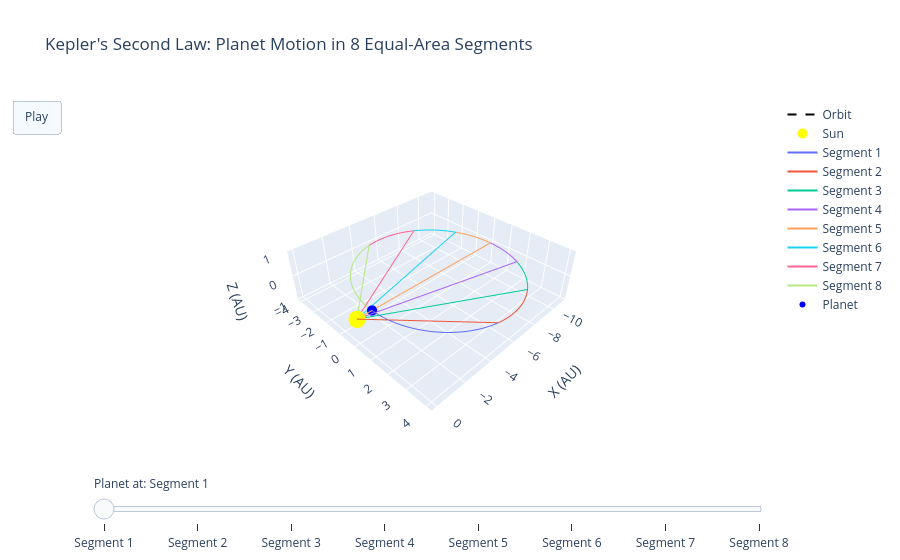

Notebook code cell kept with this figure:
### Code cell
# Orbital parameters
a = 5           # semi-major axis
e = 0.6         # eccentricity
frames_count = 8 # number of equal-area segments

# Compute polar coordinates for the ellipse
theta_full = np.linspace(0, 2*np.pi, 500)
r_full = a * (1 - e**2) / (1 + e * np.cos(theta_full))

# Shift the ellipse so that the Sun is at origin (focus)
f = a * e
x_full = r_full * np.cos(theta_full) - f
y_full = r_full * np.sin(theta_full)
z_full = np.zeros_like(x_full)

# Compute cumulative area to divide into equal-area segments
dtheta = theta_full[1] - theta_full[0]
area_cum = np.cumsum(0.5 * r_full**2 * dtheta)
total_area = area_cum[-1]
segment_area = total_area / frames_count

# Find indices for 8 equal-area segments
segment_indices = [0]
for i in range(1, frames_count):
    idx = np.argmin(np.abs(area_cum - i*segment_area))
    segment_indices.append(idx)
segment_indices.append(len(theta_full)-1)

# Colors for segments
segment_colors = ["#636EFA","#EF553B","#00CC96","#AB63FA",
                  "#FFA15A","#19D3F3","#FF6692","#B6E880"]

# Create figure
fig = go.Figure()

# Full orbit (dashed black)
fig.add_trace(go.Scatter3d(
    x=x_full, y=y_full, z=z_full,
    mode='lines',
    line=dict(color='black', dash='dash'),
    name='Orbit'
))

# Sun at focus
fig.add_trace(go.Scatter3d(
    x=[0], y=[0], z=[0],
    mode='markers',
    marker=dict(size=10, color='yellow'),
    name='Sun'
))

# 8 equal-area segments (thin colored lines)
for i in range(frames_count):
    idx_start = segment_indices[i]
    idx_end = segment_indices[i+1]+1
    fig.add_trace(go.Scatter3d(
        x=np.concatenate(([0], x_full[idx_start:idx_end])),
        y=np.concatenate(([0], y_full[idx_start:idx_end])),
        z=np.zeros(idx_end - idx_start + 1),
        mode='lines',
        line=dict(color=segment_colors[i], width=2),
        name=f'Segment {i+1}'
    ))

# Initial planet position at first segment
planet_x = x_full[segment_indices[0]]
planet_y = y_full[segment_indices[0]]
planet_z = 0

planet_trace = go.Scatter3d(
    x=[planet_x], y=[planet_y], z=[planet_z],
    mode='markers',
    marker=dict(size=6, color='blue'),
    name='Planet'
)
fig.add_trace(planet_trace)

# Frames for slider animation
frames = []
for i in range(frames_count):
    x_pos = x_full[segment_indices[i]]
    y_pos = y_full[segment_indices[i]]
    frames.append(go.Frame(
        data=[go.Scatter3d(
            x=[x_pos], y=[y_pos], z=[0],
            mode='markers',
            marker=dict(size=6, color='blue')
        )],
        name=str(i)
    ))
fig.frames = frames

# Slider configuration
sliders = [dict(
    steps=[dict(method='animate',
                args=[[str(k)],
                      dict(mode='immediate',
                           frame=dict(duration=500, redraw=True),
                           transition=dict(duration=0))],
                label=f'Segment {k+1}') for k in range(frames_count)],
    active=0,
    transition=dict(duration=0),
    x=0, y=0,
    currentvalue=dict(prefix="Planet at: "),
    len=1.0
)]

# Layout
fig.update_layout(
    title="Kepler's Second Law: Planet Motion in 8 Equal-Area Segments",
    scene=dict(
        xaxis=dict(title='X (AU)'),
        yaxis=dict(title='Y (AU)'),
        zaxis=dict(title='Z (AU)'),
        aspectratio=dict(x=1, y=1, z=0.3)
    ),
    updatemenus=[dict(type='buttons',
                      buttons=[dict(label='Play',
                                    method='animate',
                                    args=[None,
                                          dict(frame=dict(duration=500, redraw=True),
                                               fromcurrent=True,
                                               mode='immediate')])])],
    sliders=sliders
)

fig.show()

# Output is not visible in github webpage, refer to Folder/Output-Plotly

### Figure 1 — Plotly figure (JSON) as saved in the notebook; plotly's stock layout.template omitted (floating-point values rounded to 4 significant figures; data arrays with more than 128 entries replaced by an {"elided": "..."} marker saying what was removed)
{"data": [{"line": {"color": "black", "dash": "dash"}, "mode": "lines", "name": "Orbit", "type": "scatter3d", "x": {"elided": "500 float values"}, "y": {"elided": "500 float values"}, "z": {"elided": "500 float values"}}, {"marker": {"color": "yellow", "size": 10}, "mode": "markers", "name": "Sun", "type": "scatter3d", "x": [0], "y": [0], "z": [0]}, {"line": {"color": "#636EFA", "width": 2}, "mode": "lines", "name": "Segment 1", "type": "scatter3d", "x": {"elided": "164 float values"}, "y": {"elided": "164 float values"}, "z": {"elided": "164 float values"}}, {"line": {"color": "#EF553B", "width": 2}, "mode": "lines", "name": "Segment 2", "type": "scatter3d", "x": [0.0, -4.985, -5.053, -5.122, -5.191, -5.262, -5.333, -5.406, -5.478, -5.552, -5.627, -5.702, -5.778, -5.855, -5.933, -6.011, -6.091, -6.17, -6.251, -6.332, -6.414, -6.497, -6.58, -6.664, -6.749, -6.834, -6.919, -7.006, -7.092, -7.179, -7.267, -7.355, -7.443, -7.531, -7.62, -7.709, -7.799, -7.888, -7.977, -8.067, -8.156, -8.245, -8.335, -8.424], "y": [0.0, 3.917, 3.928, 3.938, 3.947, 3.956, 3.964, 3.972, 3.978, 3.984, 3.989, 3.993, 3.996, 3.998, 4.0, 4.0, 3.999, 3.998, 3.995, 3.991, 3.986, 3.98, 3.973, 3.965, 3.955, 3.944, 3.932, 3.918, 3.903, 3.887, 3.869, 3.85, 3.83, 3.808, 3.784, 3.759, 3.732, 3.704, 3.674, 3.642, 3.609, 3.574, 3.537, 3.499], "z": [0.0, 0.0, 0.0, 0.0, 0.0, 0.0, 0.0, 0.0, 0.0, 0.0, 0.0, 0.0, 0.0, 0.0, 0.0, 0.0, 0.0, 0.0, 0.0, 0.0, 0.0, 0.0, 0.0, 0.0, 0.0, 0.0, 0.0, 0.0, 0.0, 0.0, 0.0, 0.0, 0.0, 0.0, 0.0, 0.0, 0.0, 0.0, 0.0, 0.0, 0.0, 0.0, 0.0, 0.0]}, {"line": {"color": "#00CC96", "width": 2}, "mode": "lines", "name": "Segment 3", "type": "scatter3d", "x": [0.0, -8.424, -8.512, -8.601, -8.689, -8.776, -8.863, -8.949, -9.035, -9.12, -9.204, -9.287, -9.37, -9.451, -9.531, -9.609, -9.687, -9.763, -9.837, -9.91, -9.981, -10.05, -10.12, -10.18, -10.25, -10.31, -10.37], "y": [0.0, 3.499, 3.458, 3.416, 3.372, 3.327, 3.279, 3.23, 3.179, 3.126, 3.071, 3.014, 2.955, 2.895, 2.832, 2.768, 2.702, 2.634, 2.565, 2.493, 2.42, 2.345, 2.268, 2.19, 2.11, 2.029, 1.945], "z": [0.0, 0.0, 0.0, 0.0, 0.0, 0.0, 0.0, 0.0, 0.0, 0.0, 0.0, 0.0, 0.0, 0.0, 0.0, 0.0, 0.0, 0.0, 0.0, 0.0, 0.0, 0.0, 0.0, 0.0, 0.0, 0.0, 0.0]}, {"line": {"color": "#AB63FA", "width": 2}, "mode": "lines", "name": "Segment 4", "type": "scatter3d", "x": [0.0, -10.37, -10.43, -10.48, -10.53, -10.58, -10.63, -10.68, -10.72, -10.76, -10.79, -10.83, -10.86, -10.89, -10.91, -10.93, -10.95, -10.97, -10.98, -10.99, -11.0, -11.0], "y": [0.0, 1.945, 1.861, 1.775, 1.687, 1.599, 1.509, 1.417, 1.325, 1.231, 1.137, 1.041, 0.9446, 0.8473, 0.7494, 0.6508, 0.5516, 0.452, 0.3519, 0.2516, 0.151, 0.05036], "z": [0.0, 0.0, 0.0, 0.0, 0.0, 0.0, 0.0, 0.0, 0.0, 0.0, 0.0, 0.0, 0.0, 0.0, 0.0, 0.0, 0.0, 0.0, 0.0, 0.0, 0.0, 0.0]}, {"line": {"color": "#FFA15A", "width": 2}, "mode": "lines", "name": "Segment 5", "type": "scatter3d", "x": [0.0, -11.0, -11.0, -11.0, -10.99, -10.98, -10.97, -10.95, -10.93, -10.91, -10.89, -10.86, -10.83, -10.79, -10.76, -10.72, -10.68, -10.63, -10.58, -10.53, -10.48, -10.43], "y": [0.0, 0.05036, -0.05036, -0.151, -0.2516, -0.3519, -0.452, -0.5516, -0.6508, -0.7494, -0.8473, -0.9446, -1.041, -1.137, -1.231, -1.325, -1.417, -1.509, -1.599, -1.687, -1.775, -1.861], "z": [0.0, 0.0, 0.0, 0.0, 0.0, 0.0, 0.0, 0.0, 0.0, 0.0, 0.0, 0.0, 0.0, 0.0, 0.0, 0.0, 0.0, 0.0, 0.0, 0.0, 0.0, 0.0]}, {"line": {"color": "#19D3F3", "width": 2}, "mode": "lines", "name": "Segment 6", "type": "scatter3d", "x": [0.0, -10.43, -10.37, -10.31, -10.25, -10.18, -10.12, -10.05, -9.981, -9.91, -9.837, -9.763, -9.687, -9.609, -9.531, -9.451, -9.37, -9.287, -9.204, -9.12, -9.035, -8.949, -8.863, -8.776, -8.689, -8.601, -8.512], "y": [0.0, -1.861, -1.945, -2.029, -2.11, -2.19, -2.268, -2.345, -2.42, -2.493, -2.565, -2.634, -2.702, -2.768, -2.832, -2.895, -2.955, -3.014, -3.071, -3.126, -3.179, -3.23, -3.279, -3.327, -3.372, -3.416, -3.458], "z": [0.0, 0.0, 0.0, 0.0, 0.0, 0.0, 0.0, 0.0, 0.0, 0.0, 0.0, 0.0, 0.0, 0.0, 0.0, 0.0, 0.0, 0.0, 0.0, 0.0, 0.0, 0.0, 0.0, 0.0, 0.0, 0.0, 0.0]}, {"line": {"color": "#FF6692", "width": 2}, "mode": "lines", "name": "Segment 7", "type": "scatter3d", "x": [0.0, -8.512, -8.424, -8.335, -8.245, -8.156, -8.067, -7.977, -7.888, -7.799, -7.709, -7.62, -7.531, -7.443, -7.355, -7.267, -7.179, -7.092, -7.006, -6.919, -6.834, -6.749, -6.664, -6.58, -6.497, -6.414, -6.332, -6.251, -6.17, -6.091, -6.011, -5.933, -5.855, -5.778, -5.702, -5.627, -5.552, -5.478, -5.406, -5.333, -5.262, -5.191, -5.122, -5.053], "y": [0.0, -3.458, -3.499, -3.537, -3.574, -3.609, -3.642, -3.674, -3.704, -3.732, -3.759, -3.784, -3.808, -3.83, -3.85, -3.869, -3.887, -3.903, -3.918, -3.932, -3.944, -3.955, -3.965, -3.973, -3.98, -3.986, -3.991, -3.995, -3.998, -3.999, -4.0, -4.0, -3.998, -3.996, -3.993, -3.989, -3.984, -3.978, -3.972, -3.964, -3.956, -3.947, -3.938, -3.928], "z": [0.0, 0.0, 0.0, 0.0, 0.0, 0.0, 0.0, 0.0, 0.0, 0.0, 0.0, 0.0, 0.0, 0.0, 0.0, 0.0, 0.0, 0.0, 0.0, 0.0, 0.0, 0.0, 0.0, 0.0, 0.0, 0.0, 0.0, 0.0, 0.0, 0.0, 0.0, 0.0, 0.0, 0.0, 0.0, 0.0, 0.0, 0.0, 0.0, 0.0, 0.0, 0.0, 0.0, 0.0]}, {"line": {"color": "#B6E880", "width": 2}, "mode": "lines", "name": "Segment 8", "type": "scatter3d", "x": {"elided": "165 float values"}, "y": {"elided": "165 float values"}, "z": {"elided": "165 float values"}}, {"marker": {"color": "blue", "size": 6}, "mode": "markers", "name": "Planet", "type": "scatter3d", "x": [-1], "y": [0], "z": [0]}], "layout": {"scene": {"aspectratio": {"x": 1, "y": 1, "z": 0.3}, "xaxis": {"title": {"text": "X (AU)"}}, "yaxis": {"title": {"text": "Y (AU)"}}, "zaxis": {"title": {"text": "Z (AU)"}}}, "sliders": [{"active": 0, "currentvalue": {"prefix": "Planet at: "}, "len": 1, "steps": [{"args": [["0"], {"frame": {"duration": 500, "redraw": true}, "mode": "immediate", "transition": {"duration": 0}}], "label": "Segment 1", "method": "animate"}, {"args": [["1"], {"frame": {"duration": 500, "redraw": true}, "mode": "immediate", "transition": {"duration": 0}}], "label": "Segment 2", "method": "animate"}, {"args": [["2"], {"frame": {"duration": 500, "redraw": true}, "mode": "immediate", "transition": {"duration": 0}}], "label": "Segment 3", "method": "animate"}, {"args": [["3"], {"frame": {"duration": 500, "redraw": true}, "mode": "immediate", "transition": {"duration": 0}}], "label": "Segment 4", "method": "animate"}, {"args": [["4"], {"frame": {"duration": 500, "redraw": true}, "mode": "immediate", "transition": {"duration": 0}}], "label": "Segment 5", "method": "animate"}, {"args": [["5"], {"frame": {"duration": 500, "redraw": true}, "mode": "immediate", "transition": {"duration": 0}}], "label": "Segment 6", "method": "animate"}, {"args": [["6"], {"frame": {"duration": 500, "redraw": true}, "mode": "immediate", "transition": {"duration": 0}}], "label": "Segment 7", "method": "animate"}, {"args": [["7"], {"frame": {"duration": 500, "redraw": true}, "mode": "immediate", "transition": {"duration": 0}}], "label": "Segment 8", "method": "animate"}], "transition": {"duration": 0}, "x": 0, "y": 0}], "title": {"text": "Kepler's Second Law: Planet Motion in 8 Equal-Area Segments"}, "updatemenus": [{"buttons": [{"args": [null, {"frame": {"duration": 500, "redraw": true}, "fromcurrent": true, "mode": "immediate"}], "label": "Play", "method": "animate"}], "type": "buttons"}]}}
